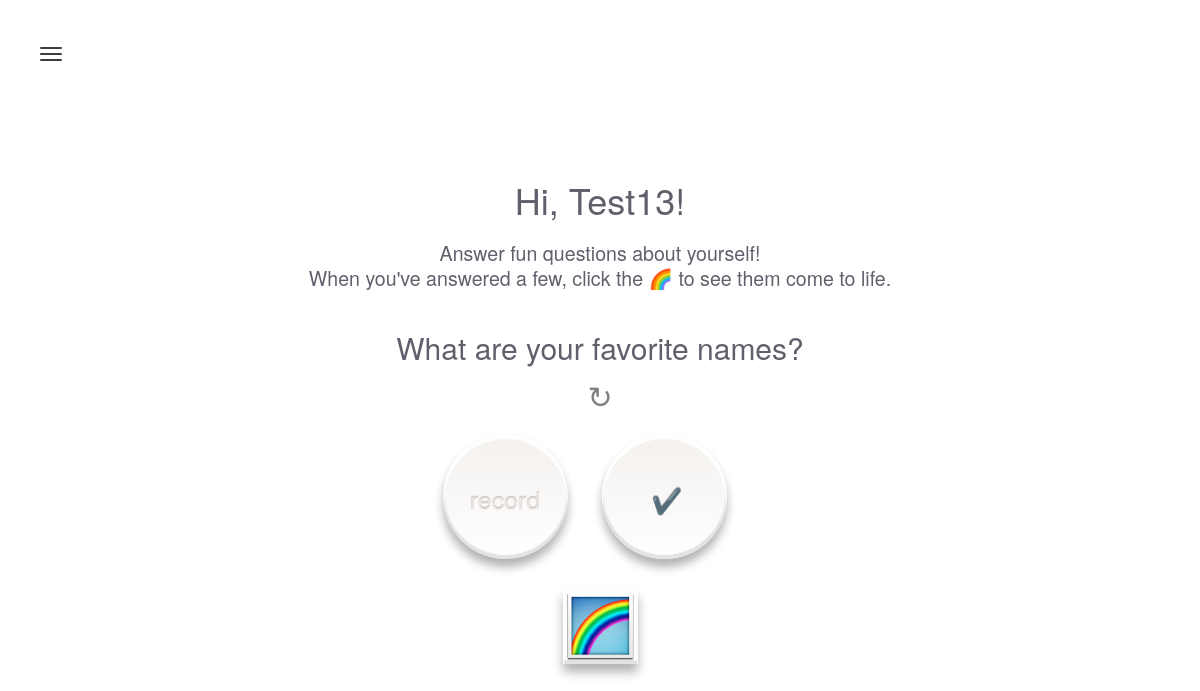
Page /users/31 on the committed database.
### model.py (models this page shows, shortened)
class User(db.Model):
    __tablename__ = "users"
    user_id = db.Column(db.Integer, autoincrement=True, primary_key=True)
    email = db.Column(db.String(64), nullable=True, unique=True)
    password = db.Column(db.String(64), nullable=True)
    first_name = db.Column(db.String(80))
    last_name = db.Column(db.String(80))

class Question(db.Model):
    __tablename__ = "questions"
    question_id = db.Column(db.Integer, autoincrement=True, primary_key=True)
    question_text = db.Column(db.String(500))
    category_id = db.Column(db.Integer, db.ForeignKey('categories.category_id'))
    category = db.relationship("Category",
                          backref=db.backref("questions", order_by=question_id))

### server.py (the view)
@app.route("/users/<int:user_id>", methods=['GET'])
def user_profile(user_id):
    all_questions = db.session.query(Question.question_text, Question.question_id).all()
    unformatted_question = random.choice(all_questions)
    question_text = str(unformatted_question[0])
    question_id = unformatted_question[1]
    user = User.query.get(user_id)
    return render_template("user_alarm.html", user=user, question_text=question_text, question_id=question_id)

### templates/user_alarm.html (shortened to what this page needs)
{% extends 'base.html' %}
{% block content %}
<section class="section" id="head">
  <div class="container">
   <div class="row">
      <div class="col-md-10 col-lg-10 col-md-offset-1 col-lg-offset-1 text-center">
        <h1>Hi, {{ user.first_name }}!</h1>
        <h3 class="tagline">
          Answer fun questions about yourself!<br>
          When you've answered a few, click the 🌈 to see them come to life.
        </h3>
        <span><h2 id="question_text" data-questionid="{{ question_id }}">{{ question_text }}</h2>
        <button id="next_question" class="next-question"></button></span>
        <br><br>
      </div>
    <div class="row">
      <div class="text-center">
        <button id="record_button" onclick="startRecording(this);" class="button record"></button>
        <button id="submit_answer" disabled class="button submit"></button>
      </div>
    </div>
    <div class="row">
      <div class="text-center">
        <form id="visualization-button-form" action="/visualize" method="GET">
          <input type="submit" class="button visualize rainbow" value=""></input>
        </form>
      </div>
    </div>
  {% endblock %}

### static/css/style.css (style rules this page uses)
html { background:transparent; min-height:100%; -webkit-background-size: cover; -moz-background-size: cover; -o-background-size: cover; background-size: cover; }
body { background:transparent; min-height:100%; -webkit-font-smoothing: antialiased; -webkit-overflow-scrolling: touch; line-height: 1.5em; font-size:14px; font-family: 'Lato', 300; color:#262626; color:#5F606B; font-weight: normal; margin: 0; padding: 0; }
h1 { text-align : center; font-color: #DBDBDB; font-family: 'Lato', 700; }
h2 { margin-bottom: 20px; }
.section { z-index: 50; min-height:420px; width: 100%; overflow:auto; height:30%; padding-top:100px; padding-bottom:50px; display:none; top:0; }
@media (min-width: 768px) { .section { padding-top:160px; } }
#head { display: block; }
.tagline { font-size:1.4em; line-height:1.3em; font-weight:normal; margin-bottom:40px; font-family: 'Lato', 300; }
form { text-align: center; }
html, body { min-height:100%; }
.button { background-image: -webkit-linear-gradient(top, #f4f1ee, #fff); background-image: linear-gradient(top, #f4f1ee, #fff); border-radius: 100%; border: 0; box-shadow: 0px 8px 10px 0px rgba(0, 0, 0, .3), inset 0px 4px 1px 1px white, inset 0px -3px 1px 1px rgba(204,198,197,.5); float:center; height: 75px; margin: 0 30px 30px 0; position: relative; width: 75px; -webkit-transition: all .1s linear; transition: all .1s linear; }
.button:after { color:#e9e6e4; content: ""; display: block; font-size: 25px; height: 100px; text-decoration: none; text-shadow: 0px -1px 1px #bdb5b4, 1px 1px 1px white; position: absolute; width: 100px; }
.next-question { content: "↻"; font-size: 30px; border: none; outline:none; color:gray; background: none; display: inline; }
.next-question:after { content: "↻"; font-size: 30px; border: none; outline:none; color:gray; background: none; display: inline; }
.rainbow { border-radius: 0; text-align: justify; background: url(/static/images/rainbow.png); margin: 0; background-size: 100% 100%; background-repeat: no-repeat; }
.record { height: 125px; width: 125px; }
.record:after { content: "record"; left:12px; top:55px; }
.submit { height: 125px; width: 125px; }
.submit:after { content: "✔️"; left: 15px; top: 55px; }

### rows in the picture
User: first_name "Test13"
Question: question_text "What are your favorite names?"
